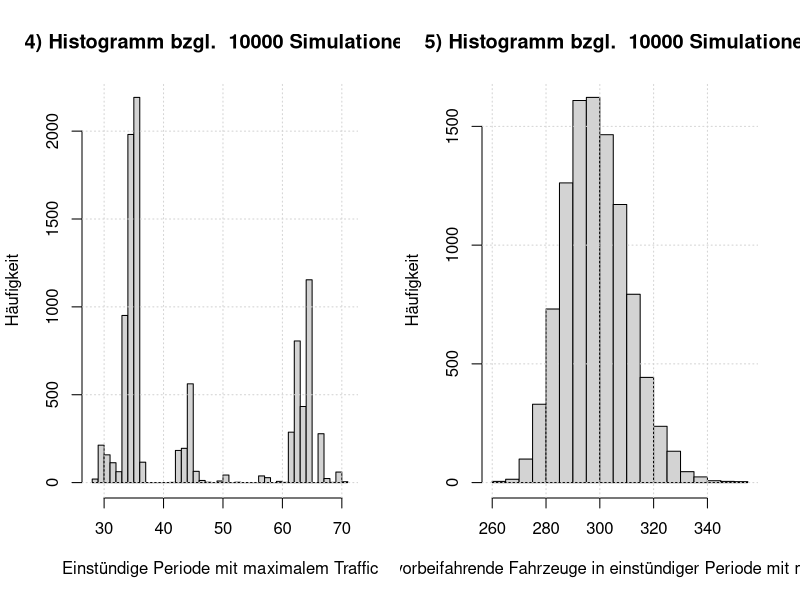
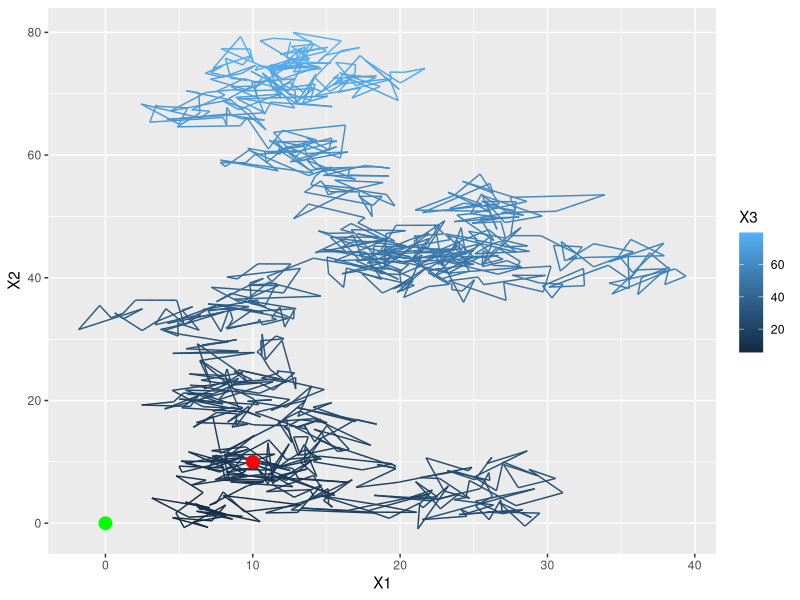
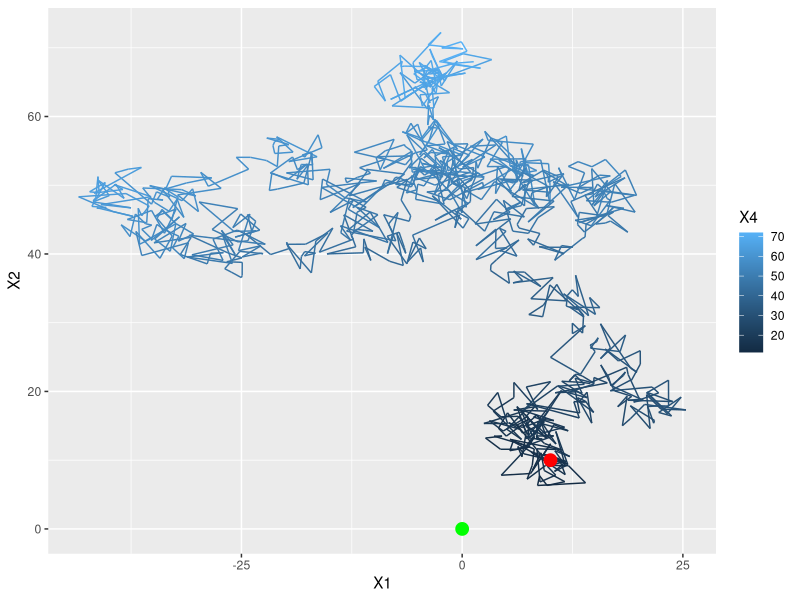
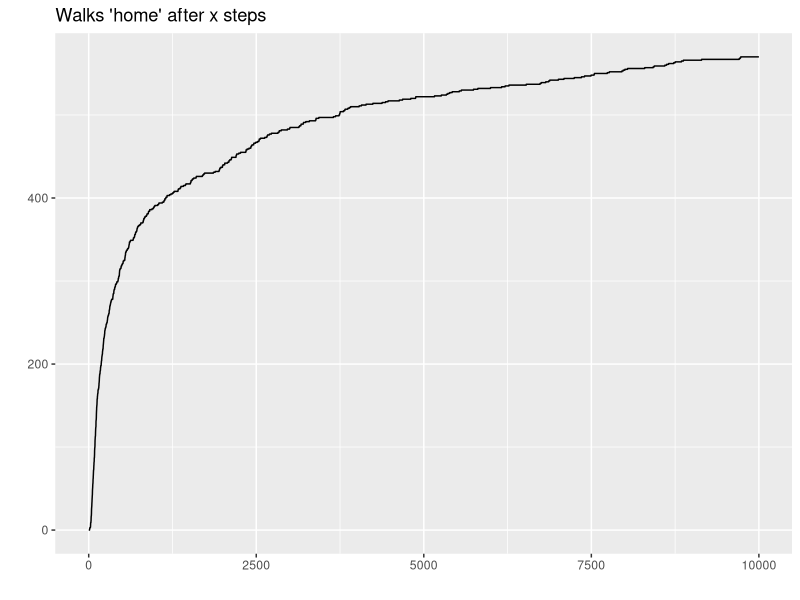
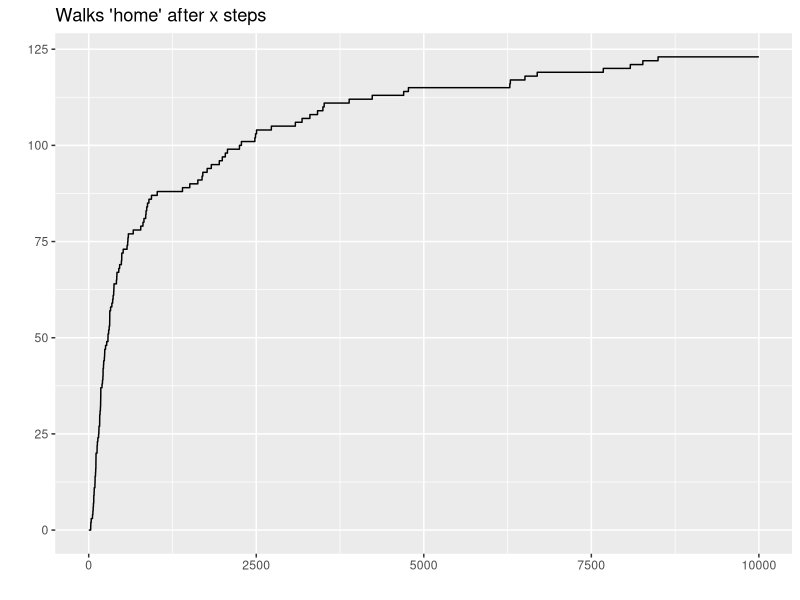
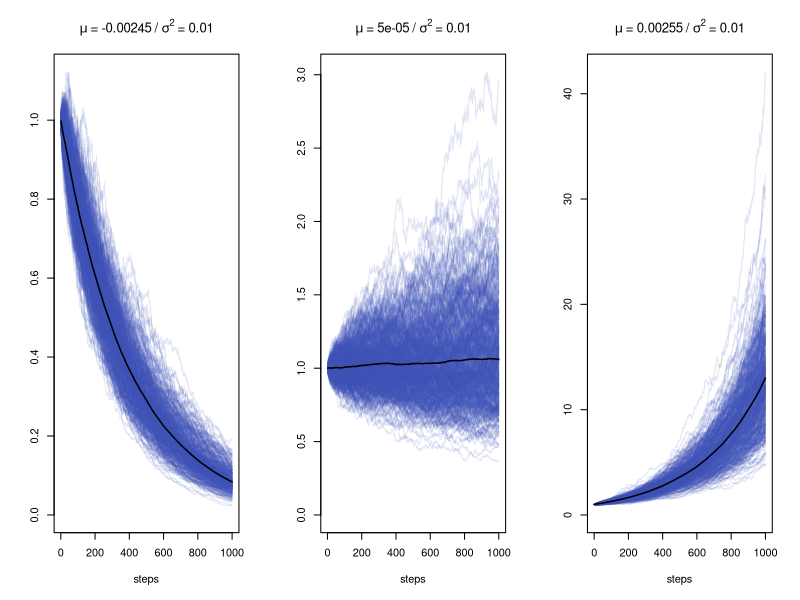
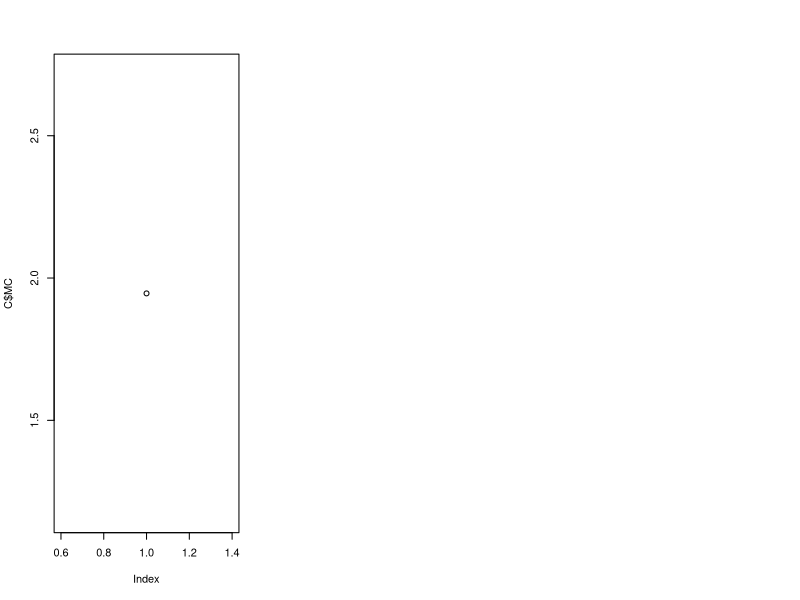

Generate these figures, in order, with R:
## ---- chunk 1
# Load libraries
library('ggplot2')
library(xtable)
## ---- chunk 2
# Read transition matrix
P <- as.matrix(read.csv("data/lungcancer.csv"))
nStates <- dim(P)[1]

# Sanity check
apply(P, 1, sum)
## ---- chunk 3
# Method 1

fnMCMeanSteps1 <- function(x, mu, P, tailProb = 10^-3){
  # This function computes the mean number of steps needed to reach state x for
  # a Markov chain defined with initial distribution mu and transition matrix P.
  # 
  # Args:
  #   x:        Target state
  #   mu:       Initial distribution
  #   P:        Transition matrix
  #   tailProb: Tail probability to control approximation
  #   
  # Returns:
  #   Expected number of steps to reach state x for the first time
  
  # Step 0
  cumProbs <- mu[x]
  mean <- mu[x] * 0  # symbolic initialization
  
  # Step 1
  tempProb <- sum(mu[-x] * P[-x, x])
  cumProbs <- cumProbs + tempProb
  mean <- mean + tempProb * 1
  
  # Further steps
  PTilde <- diag(length(mu) - 1)  # initialize PTilde
  k <- 2
  
  while (1-cumProbs >= tailProb) {
    PTilde <- PTilde %*% P[-x, -x]  # Update PTilde
    tempProb <- mu[-x] %*% PTilde %*% P[-x, x]  # Get prob. of hitting time k
    cumProbs <- cumProbs + tempProb  # cumulate probability mass
    mean <- mean + tempProb * k  # update mean
    k <- k+1
  }
  
  # Return mean
  return(as.double(mean))
}
## ---- chunk 4
# Method 2

fnMCMeanSteps2 <- function(x, mu, P, T = 1000){
  # This function computes the mean number of steps needed to reach state x for
  # a Markov chain defined with initial distribution mu and transition matrix P.
  # This method approximates the mean using 10'000 Markov chain simulations with
  # a maximum of T steps per simulation.
  # 
  # Args:
  #   x:  Target state
  #   mu: Initial distribution
  #   P:  Transition matrix
  #   T:  Maximum length of Markov chain
  #   
  # Returns:
  #   Expected number of steps to reach state x for the first time
  
  # Number of states and simulations
  nStates <- length(mu)
  nSim <- 10^4
  
  # Initialize vector to hold number of steps taken to reach state x for the
  # first time for each simulated markov chain
  vSteps <- vector(mode = "integer", length = nSim)
  
  # Start simulation of nSim markov chains with a maximum number of T steps
  for (n in 1:nSim){
    # Sample first state
    state <- sample(1:nStates, 1, prob = mu)
    
    for (t in 2:T+1){
      if (state == x){
        # break if state is x
        vSteps[n] <- t-1  # store number of steps
        break
      } else if (t == T+1) {
        # catch if state x has not been reached in T steps with NA
        vSteps[n] <- NA
        break
      }
      
      # sample next state depending on current state
      state <- sample(1:nStates, 1, prob = P[state, ])
    }
  }

  # Return mean
  return(mean(vSteps, na.rm = TRUE))
}
## ---- chunk 5
# Define initial distribution (always begin in state 23 (Lung))
mu <- rep(0, nStates)
mu[23] <- 1

# Expected number of steps to reach certain positions (Bladder, Brain, Heart)
 
# Method 1
startTime <- Sys.time()
meanStepsBladder1 <- fnMCMeanSteps1(5, mu, P, tailProb = 10^-5)
meanStepsBrain1 <- fnMCMeanSteps1(7, mu, P, tailProb = 10^-5)
meanStepsHeart1 <- fnMCMeanSteps1(17, mu, P, tailProb = 10^-5)
endTime  <- Sys.time()
timeMethod1 <- endTime - startTime

# Method 2
set.seed(42)
startTime <- Sys.time()
meanStepsBladder2 <- fnMCMeanSteps2(5, mu, P, T = 10000)
meanStepsBrain2 <- fnMCMeanSteps2(7, mu, P, T = 10000)
meanStepsHeart2 <- fnMCMeanSteps2(17, mu, P, T = 10000)
endTime  <- Sys.time()
timeMethod2 <- endTime - startTime
## ---- chunk 6
print(xtable(matrix(c(meanStepsBladder1, meanStepsBrain1, meanStepsHeart1,
                      meanStepsBladder2, meanStepsBrain2, meanStepsHeart2),
                    ncol = 2, dimnames = list(
                      c("Bladder", "Brain", "Heart"),
                      c("Method 1", "Method 2"))
                    ),
             caption = "Expected number of steps to reach position in body."),
      comment = FALSE)
## ---- chunk 7
N <- as.matrix(read.csv("data/traffic.csv", header = TRUE))

# Get vector of 96 data points
Nt <- as.vector(t(N[,2:5]))

# Calculate lambda tilde and lambda as function of t
lambdaTildeT <- Nt
lambdaT <- 1.2 * lambdaTildeT
## ---- chunk 8
fnSimulatePoisson <- function(lambda, n) {
  # This function simulates poisson values based on vector of parameters lambda
  # 
  # Args:
  #   lambda:   Vector of parameters for poisson distribution
  #   n:        Number of simulations
  #   
  # Returns:
  #   Simulated vectors as matrix, where every row is a simulation of one day
  #   therefore the matrix as n rows.
  
  # Get random poisson distributed values for n days
  vSimulated <- rpois(length(lambda)*n, lambda)
  
  # Split data into matrix of form: mSplitted[day, quarter-hour]
  # where day goes from 1 to n and quater-hour from 1 to 96
  mSplitted <- t(matrix(vSimulated, nrow=length(lambda), ncol=n))
  
  return(mSplitted)
}

# Define number of simulations
nSimulations = 10000

# Run poisson simulation, based on parameter values from traffic.csv
mSimulation <- fnSimulatePoisson(lambdaT, nSimulations)
## ---- chunk 9
## Task 1
meanCarsPerDay <- mean(rowSums(mSimulation))

## Task 2
thousandsCar <- NULL
for(i in 1:nSimulations) {
  # Calculate cumulative sums per day (per simulation)
  cumsumDay <- cumsum(mSimulation[i,])
  
  # It's not clear if floor should ne applies only for mean, or also here
  # However, in the end the results seems to be the same
  thousandsCar[i] <- floor(max(which(cumsumDay <= 1000))/4)
}

meanThousandsCar <- floor(mean(thousandsCar))

## Task 3
# Time between 1:30 and 1:45 is at position 7
meanCarsAtNightQuarter <- mean(as.vector(mSimulation[,7]))
# The result is 0, which we can easily explain as lambda is 0 in this timeslot
# More input data, to have a more precise model, would possibly change this

## Task 4/5
maxTrafficPeriodIndices <- NULL
maxTrafficPeriodValues <- NULL
for(i in 1:nSimulations) {
  # Calculate cumulative sums per day (per simulation)
  cumsumDay <- cumsum(mSimulation[i,])
  
  # Initialize new vector
  sumHourlyPeriod <- NULL
  
  # Run from 0.0 to 23.0
  for(j in 1:(length(cumsumDay)-4)) {
    sumHourlyPeriod[j] <- cumsumDay[j+4] - cumsumDay[j]
  }
  
  # Get maximum position and store in vector
  maxTrafficPeriodIndices[i] <- which.max(sumHourlyPeriod)
  maxTrafficPeriodValues[i] <- max(sumHourlyPeriod)
}

par(mfrow = c(1,2))

hist(maxTrafficPeriodIndices,
     breaks = max(maxTrafficPeriodIndices)-min(maxTrafficPeriodIndices),
     main = paste("4) Histogramm bzgl. ", nSimulations, "Simulationen"),
     xlab = "Einstündige Periode mit maximalem Traffic", ylab = "Häufigkeit")
grid()
# where eg. 30 is the time period between 07:15 - 08:15,
# 31 is 07:30 - 08:30, and so on

hist(maxTrafficPeriodValues,
     main = paste("5) Histogramm bzgl. ", nSimulations, "Simulationen"),
     xlab = paste("Anzahl der vorbeifahrende Fahrzeuge in einstündiger Periode",
                  "mit maximalem Traffic"),
     ylab = "Häufigkeit")
grid()
## ---- chunk 10
# check if library is there
require('ggplot2')

fnRandomWalk <- function(d, x, N, R) {
  # This function generates a random walk of dimension d
  #
  #
  dfWalk = data.frame(matrix(nrow=N, ncol=d+1))
  
  n=1
  pos=x
  dfWalk[1,1:d] = pos
  dist = sqrt(sum(pos*pos))
  dfWalk[1,d+1] = dist
  
  while(n<N && R<dist) {
    # Thi is the loop handling the random walk
    rstep <- c(round(rnorm(d),2))
    pos = pos+rstep
    dist <- sqrt(sum(pos*pos))
    dfWalk[n+1,1:d] = pos+rstep
    dfWalk[n+1,d+1] = dist
    n = n+1 
  }
  # na.omit ist necessary to handle random walks exiting after n<N (made it home)
  return(na.omit(dfWalk))
}

set.seed(2567)
humanWalk <- fnRandomWalk(2, c(10,10), 1000, 3)
birdWalk <- fnRandomWalk(3, c(10,10,10), 1000, 3)
## ---- chunk 11
# Plotting human random walk
start <- data.frame(X=10, Y=10, Z=10)
goal <- data.frame(X=0, Y=0, Z=10)
p1 <- ggplot(humanWalk, aes(x=X1, y=X2, color=X3)) +
    geom_path() +
    geom_point(data=start,aes(X,Y),colour='red',size=4) +
    geom_point(data=goal,aes(X,Y),colour='green',size=4)
p1
## ---- chunk 12
# Plotting bird random walk
birdWalk <- fnRandomWalk(3, c(10,10,10), 1000, 3)
p2 <- ggplot(birdWalk, aes(x=X1, y=X2, color=X4)) +
    geom_path() +
    geom_point(data=start,aes(X,Y),colour='red',size=4) +
    geom_point(data=goal,aes(X,Y),colour='green',size=4)
p2

## ---- chunk 13

set.seed(4579)
walks <- 1000
steps <- 10000
length <- 10000
startpos <- c(10,10,10)
R <- 3

randValsX <- matrix(rnorm(walks*steps,0,length/steps),nrow=walks,ncol=steps)
randValsY <- matrix(rnorm(walks*steps,0,length/steps),nrow=walks,ncol=steps)
randValsZ <- matrix(rnorm(walks*steps,0,length/steps),nrow=walks,ncol=steps)
randValsX[,1] <- startpos[1]
randValsY[,1] <- startpos[2]
randValsZ[,1] <- startpos[3]
randValsX <- t(apply(randValsX,1,cumsum))
randValsY <- t(apply(randValsY,1,cumsum))
randValsZ <- t(apply(randValsZ,1,cumsum))

WalksH <- sqrt((randValsX^2)+(randValsY^2)) < R
WalksB <- sqrt(((randValsX^2)+(randValsY^2)+(randValsZ^2))) < R

fnWalkIn <- function(slice) {
  # This function takes the columns of the matrix with 0-1 values for distance < R or > R
  # and looks for the first 1 in each row. When found, all entries in the remaining row
  # are set to 1, to signify that the walk has already been 'in'
  # Args:
  #   slice: column of the matrix with 0-1 values for out-in on pos i,j
  first <- match(1,slice)
  if(is.finite(first)) {
    slice[first:length(slice)] <- 1
  }
  return(slice)
}

WalksH <- t(apply(WalksH,1,fnWalkIn))
WalksB <- t(apply(WalksB,1,fnWalkIn))

WalksInH <- apply(WalksH,2,sum)
WalksInB <- apply(WalksB,2,sum)

####################################
## ---- chunk 14
H <- qplot(x=1:length(WalksInH), y=WalksInH,geom="line", xlab="", ylab="",
      main="Walks 'home' after x steps")
B <- qplot(x=1:length(WalksInB), y=WalksInB,geom="line", xlab="", ylab="",
      main="Walks 'home' after x steps")
H
B

## ---- chunk 15
fnBrownianMotion <- function(nSim, nSteps, tMax){
  # This function simulates nSim brownian motions with nSteps of length 
  # (tMax/nSteps). That is, the browian motions are of overall length of tMax.
  # 
  # Args:
  #   nSim:   Number of simulations/walks
  #   nSteps: Number of steps in each walk
  #   tMax:   Overall length of each walk
  #   
  # Returns:
  #   A matrix with nSim rows and nSteps columns, i.e. each row is the simulation
  #   of one brownian motion.
  matSteps <- matrix(rnorm(nSim*nSteps, 0, tMax/nSteps), 
                     nrow = nSim, ncol = nSteps)
  return(t(apply(matSteps, 1, cumsum)))
}
## ---- chunk 16

fnGeometricBrown <- function(nSim, nSteps, vecMu, vecSigma) {
  # This function simulates for every combination of parameters mu and sigma
  # nSim geometric brownian motions with nSteps of length 1.
  # The results are plotted, including mean Brownian.
  # 
  # Args:
  #   nSim:     Number of simulations
  #   nSteps:   Number of steps in simulation
  #   vecMu:    Vector of mu parameters
  #   vecSigma: Vector of sigma parameters
  #   
  # Returns:
  #   Noting, just creates plots
  
  # Fix start value at 1
  X0 <- 1
  # Obtain length of parameter vectors
  nPars <- length(vecMu)
  
  # Set plot frame
  par(mfrow = c(1,nPars))
  
  # One time series plot for every parameter combination
  for(i in 1:nPars) {
    # Get Brownian
    matBM <- fnBrownianMotion(nSim, nSteps, nSteps)
    # Calculate Geometric Brownian
    matX <- X0 * exp((vecMu[i]-0.5*vecSigma[i]^2)*(1:nSteps) + vecSigma[i]*t(matBM))
    
    # Plot all Geometric Brownian
    ts.plot(matX, ylim = c(0,max(matX)), xlab = "steps",
            main = bquote(mu ~ "=" ~ .(vecMu[i]) ~ "/" ~ sigma^2 ~ "=" ~ .(vecSigma[i])),
            col = rgb(63/255, 81/255, 181/255, alpha = 0.15))
    # Add mean of all Geometric Brownians
    lines(rowMeans(matX), lwd = 1.5)
  }
  
}

nSim <- 500
nSteps <- 1000
vecMu = c(-0.00245, 0.00005, 0.00255)
vecSigma = c(0.01, 0.01, 0.01)

# Check if 
vecMu-(vecSigma^2/2)

# Rund and plot simulations
fnGeometricBrown(nSim, nSteps, vecMu, vecSigma)
## ---- chunk 17
# Set parameter of geometric brownian motion and call option
TCall <- 1
r <- 0.04
sigma <- 0.2
X0 <- 100
K <- 100
C <- list()
mu <- r
## ---- chunk 18
# Black-Scholes
d1 <- 1/(sigma*sqrt(TCall)) * (log(X0/K)+(r+(0.5*sigma^2))*TCall)
d2 <- d1-sigma*sqrt(TCall)
C$BlackScholes <- X0*pnorm(d1) - K*exp(-r*TCall)*pnorm(d2)
## ---- chunk 19
# Simulate brownian motions
nSim <- 10000
nSteps <- 1000
matBM <- fnBrownianMotion(nSim, nSteps, TCall)

# Compute price processes using exact solution of SDE
times <- seq(TCall/nSteps, TCall, 1/nSteps)
matX <- t(X0 * exp((mu-0.5*sigma^2)*times + sigma*t(matBM)))

# Get MC approximation of arbitrage-free price C
payouts <- matX[, nSteps] - K
payouts[payouts <= 0] <- 0

C$MC <- exp(-r) * mean(payouts)

## ---- chunk 20
############## Monte Carlo
# walks <- 1000
# steps <- 100
# TCalls <- c(seq(0.01,1,1/steps))
# 
# randValsBrown <- matrix(rnorm(walks*steps,0,TCalls/steps),nrow=walks,ncol=steps)
# randValsBrown <- t(apply(randValsBrown,1,cumsum))
# mu <- r
# X_t <- X0*exp((mu-0.5*sigma^2)*TCalls+sigma*randValsBrown)
# 
# expVals <- (X_t - K)
# ######
# rep.row<-function(x,n){
#    matrix(rep(x,each=n),nrow=n)
# }
# TCalls <- rep.row(TCalls,walks)
# ######
# smth <- exp(-r*TCalls)/(walks)*expVals
# smth[smth<0] <- 0
# C$MC <- apply(smth/walks,2,sum)

## Euler
#### confusing formula on slides
#X_k <- X_k_1 + mu*((k-1)*T)




C$Euler <- NULL
## plotting
plot(C$MC)
abline(h=C$BlackScholes,col='red')

